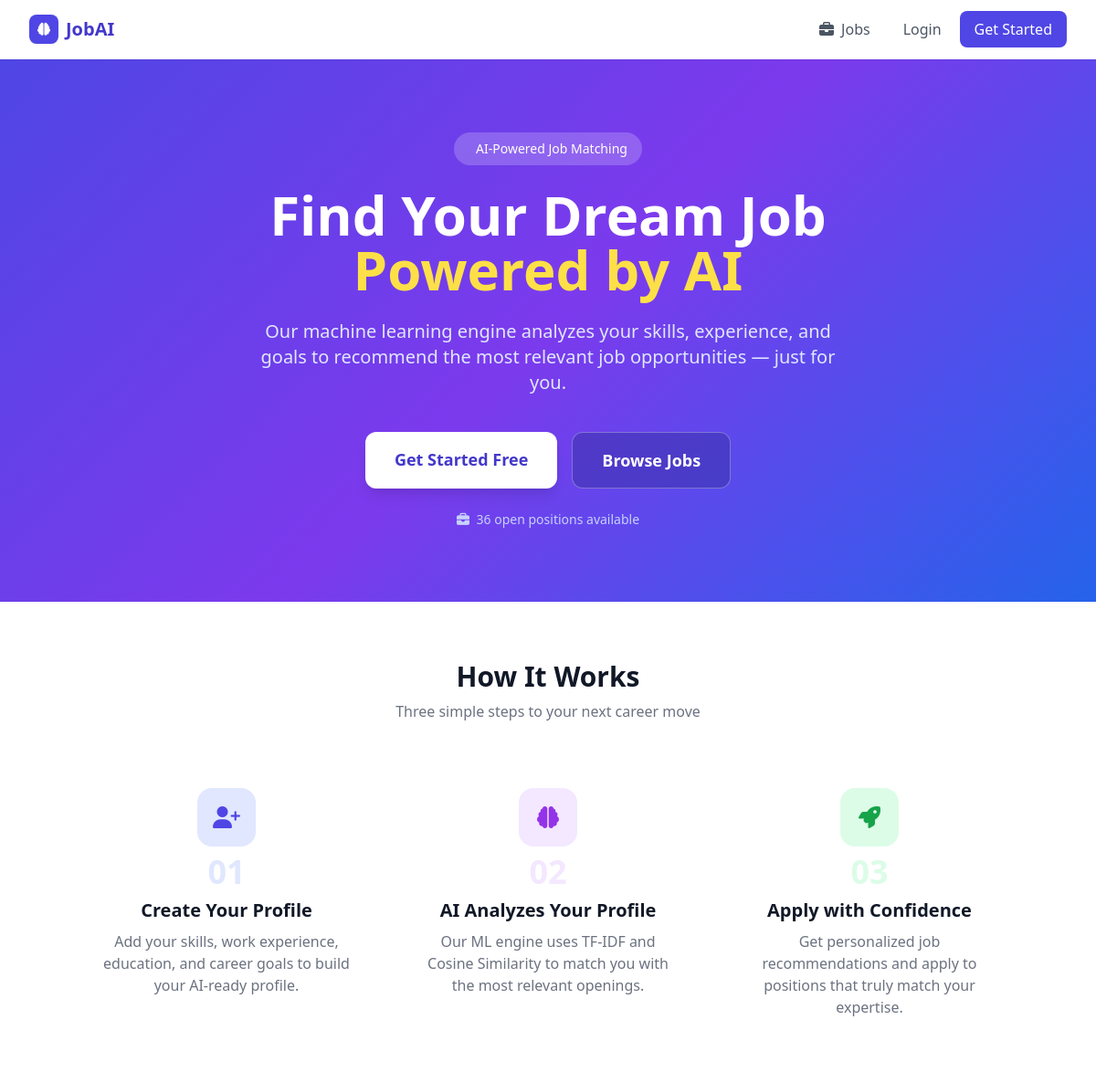
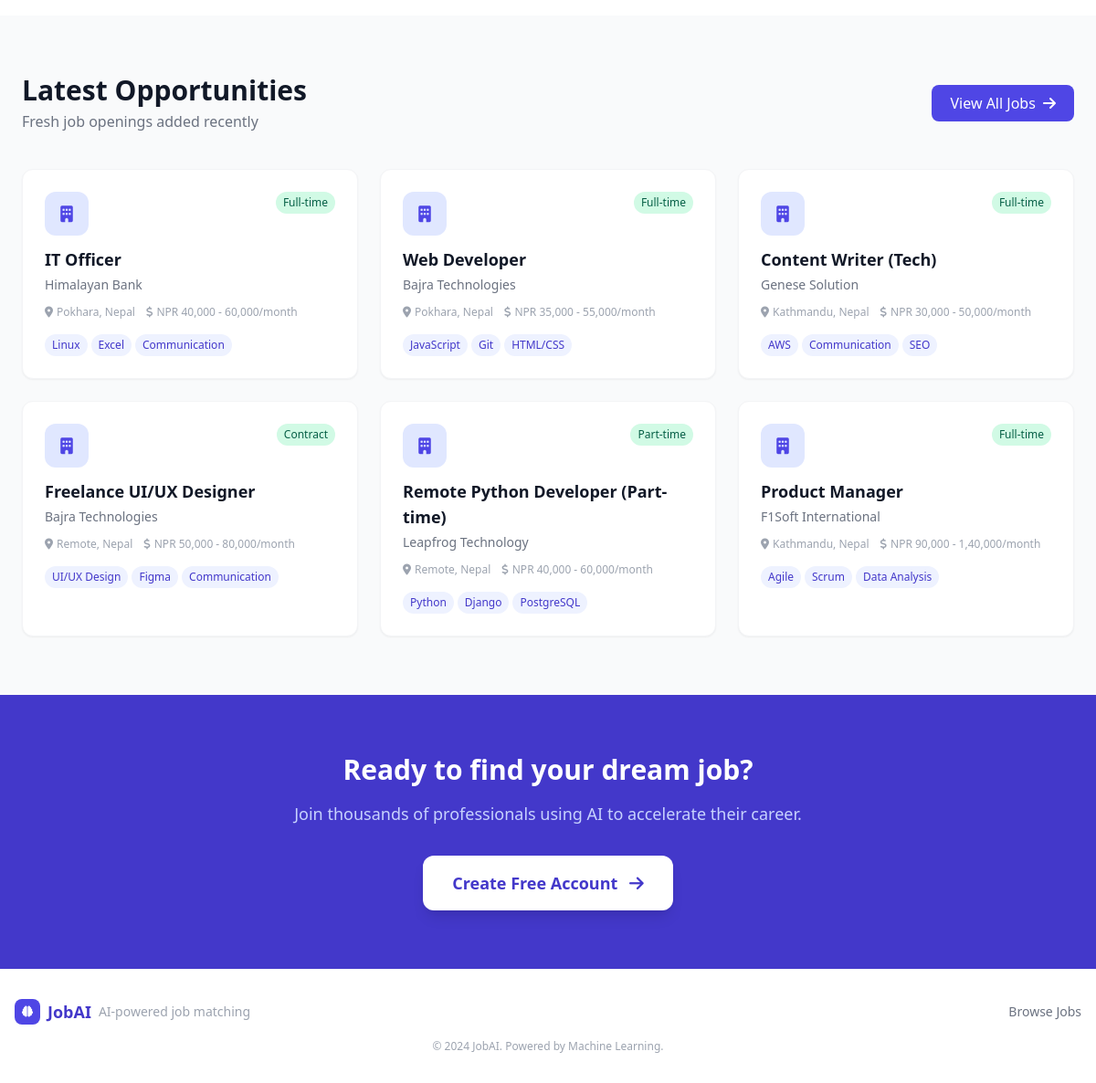
The page / on the database its author committed (2 pictures, top to bottom).
### jobs/models.py (models this page shows, shortened)
class Job(models.Model):
    JOB_TYPE_CHOICES = [
        ('Full-time', 'Full-time'),
        ('Part-time', 'Part-time'),
        ('Remote', 'Remote'),
        ('Contract', 'Contract'),
        ('Internship', 'Internship'),
    ]
    title = models.CharField(max_length=200)
    company = models.ForeignKey(Company, on_delete=models.CASCADE, null=True, blank=True)
    description = models.TextField()
    company_name = models.CharField(max_length=200)
    location = models.CharField(max_length=100)
    salary_range = models.CharField(max_length=50, blank=True)
    job_type = models.CharField(max_length=20, choices=JOB_TYPE_CHOICES, default='Full-time')
    posted_date = models.DateTimeField(auto_now_add=True)
    category = models.ForeignKey(JobCategory, on_delete=models.SET_NULL, null=True, blank=True)
    required_skills = models.ManyToManyField(Skill, blank=True)
    required_experience = models.IntegerField(default=0)
    status = models.CharField(max_length=20, choices=[('Open', 'Open'), ('Closed', 'Closed')], default='Open')
    class Meta:
        ordering = ['-posted_date']

### skill/models.py (models this page shows, shortened)
class Skill(models.Model):
    name = models.CharField(max_length=100, unique=True)
    category = models.CharField(max_length=50) # e.g., 'Programming', 'Soft Skill'
    description = models.TextField(blank=True) # For better TF-IDF matching

### accounts/views.py (the view)
# urls.py: path('', account_views.home, name='home'),
def home(request):
    recent_jobs = Job.objects.filter(status='Open').order_by('-posted_date')[:6]
    total_jobs = Job.objects.filter(status='Open').count()
    return render(request, 'home.html', {'recent_jobs': recent_jobs, 'total_jobs': total_jobs})

### templates/home.html (shortened to what this page needs)
{% extends 'base.html' %}
{% block content %}
<section class="gradient-hero text-white py-20 px-4">
    <div class="max-w-5xl mx-auto text-center">
        <div class="inline-flex items-center space-x-2 bg-white bg-opacity-20 rounded-full px-4 py-2 mb-6">
            <span class="text-sm font-medium">AI-Powered Job Matching</span>
        </div>
        <h1 class="text-4xl md:text-6xl font-extrabold mb-6 leading-tight">
            Find Your Dream Job<br>
            <span class="text-yellow-300">Powered by AI</span>
        </h1>
        <p class="text-xl text-indigo-100 mb-10 max-w-2xl mx-auto">
            Our machine learning engine analyzes your skills, experience, and goals to recommend the most relevant job opportunities — just for you.
        </p>
        <div class="flex flex-col sm:flex-row gap-4 justify-center">
            {% if user.is_authenticated %}
            <a href="{% url 'recommendations' %}" class="px-8 py-4 bg-white text-indigo-700 font-bold rounded-xl hover:bg-indigo-50 transition shadow-lg text-lg">
                <i class="fas fa-magic mr-2"></i> See My AI Picks
            </a>
            <a href="{% url 'job_list' %}" class="px-8 py-4 bg-indigo-800 bg-opacity-50 text-white font-bold rounded-xl hover:bg-opacity-70 transition border border-white border-opacity-30 text-lg">
                Browse All Jobs
            </a>
            {% else %}
            <a href="{% url 'register' %}" class="px-8 py-4 bg-white text-indigo-700 font-bold rounded-xl hover:bg-indigo-50 transition shadow-lg text-lg">
                Get Started Free
            </a>
            <a href="{% url 'job_list' %}" class="px-8 py-4 bg-indigo-800 bg-opacity-50 text-white font-bold rounded-xl hover:bg-opacity-70 transition border border-white border-opacity-30 text-lg">
                Browse Jobs
            </a>
            {% endif %}
        </div>
        <p class="mt-6 text-indigo-200 text-sm"><i class="fas fa-briefcase mr-1"></i> {{ total_jobs }} open positions available</p>
    </div>
</section>
<section class="py-16 px-4 bg-white">
    <div class="max-w-5xl mx-auto">
        <h2 class="text-3xl font-bold text-center text-gray-900 mb-2">How It Works</h2>
        <p class="text-center text-gray-500 mb-12">Three simple steps to your next career move</p>
        <div class="grid grid-cols-1 md:grid-cols-3 gap-8">
            <div class="text-center p-6">
                <div class="w-16 h-16 bg-indigo-100 rounded-2xl flex items-center justify-center mx-auto mb-4">
                    <i class="fas fa-user-plus text-indigo-600 text-2xl"></i>
                </div>
                <div class="text-4xl font-black text-indigo-100 -mt-2 mb-2">01</div>
                <h3 class="text-xl font-bold text-gray-900 mb-2">Create Your Profile</h3>
                <p class="text-gray-500">Add your skills, work experience, education, and career goals to build your AI-ready profile.</p>
            </div>
            <div class="text-center p-6">
                <div class="w-16 h-16 bg-purple-100 rounded-2xl flex items-center justify-center mx-auto mb-4">
                    <i class="fas fa-brain text-purple-600 text-2xl"></i>
                </div>
                <div class="text-4xl font-black text-purple-100 -mt-2 mb-2">02</div>
                <h3 class="text-xl font-bold text-gray-900 mb-2">AI Analyzes Your Profile</h3>
                <p class="text-gray-500">Our ML engine uses TF-IDF and Cosine Similarity to match you with the most relevant openings.</p>
            </div>
            <div class="text-center p-6">
                <div class="w-16 h-16 bg-green-100 rounded-2xl flex items-center justify-center mx-auto mb-4">
                    <i class="fas fa-rocket text-green-600 text-2xl"></i>
                </div>
                <div class="text-4xl font-black text-green-100 -mt-2 mb-2">03</div>
                <h3 class="text-xl font-bold text-gray-900 mb-2">Apply with Confidence</h3>
                <p class="text-gray-500">Get personalized job recommendations and apply to positions that truly match your expertise.</p>
            </div>
        </div>
    </div>
</section>
<section class="py-16 px-4 bg-gray-50">
    <div class="max-w-6xl mx-auto">
        <div class="flex justify-between items-center mb-10">
            <div>
                <h2 class="text-3xl font-bold text-gray-900">Latest Opportunities</h2>
                <p class="text-gray-500 mt-1">Fresh job openings added recently</p>
            </div>
            <a href="{% url 'job_list' %}" class="px-5 py-2 bg-indigo-600 text-white rounded-lg font-medium hover:bg-indigo-700 transition hidden md:block">
                View All Jobs <i class="fas fa-arrow-right ml-1"></i>
            </a>
        </div>
        <div class="grid grid-cols-1 md:grid-cols-2 lg:grid-cols-3 gap-6">
            {% for job in recent_jobs %}
            <a href="{% url 'job_detail' job.id %}" class="bg-white rounded-xl shadow-sm border border-gray-100 p-6 card-hover block">
                <div class="flex justify-between items-start mb-3">
                    <div class="w-12 h-12 bg-indigo-100 rounded-xl flex items-center justify-center">
                        <i class="fas fa-building text-indigo-600 text-lg"></i>
                    </div>
                    <span class="text-xs px-2 py-1 rounded-full badge-green font-medium">{{ job.job_type }}</span>
                </div>
                <h3 class="font-bold text-gray-900 text-lg mb-1">{{ job.title }}</h3>
                <p class="text-gray-500 text-sm mb-3">{{ job.company_name }}</p>
                <div class="flex items-center gap-3 text-xs text-gray-400 mb-4">
                    <span><i class="fas fa-map-marker-alt mr-1"></i>{{ job.location }}</span>
                    {% if job.salary_range %}<span><i class="fas fa-dollar-sign mr-1"></i>{{ job.salary_range }}</span>{% endif %}
                </div>
                {% if job.required_skills.all %}
                <div class="flex flex-wrap gap-1">
                    {% for skill in job.required_skills.all|slice:":3" %}
                    <span class="text-xs px-2 py-1 bg-indigo-50 text-indigo-700 rounded-full">{{ skill.name }}</span>
                    {% endfor %}
                </div>
                {% endif %}
            </a>
            {% empty %}
            <div class="col-span-3 text-center py-12 text-gray-400">
                <i class="fas fa-briefcase text-4xl mb-3"></i>
                <p>No jobs posted yet. Check back soon!</p>
            </div>
            {% endfor %}
        </div>
    </div>
</section>
{% if not user.is_authenticated %}
<section class="py-16 px-4 bg-indigo-700 text-white">
    <div class="max-w-4xl mx-auto text-center">
        <h2 class="text-3xl font-bold mb-4">Ready to find your dream job?</h2>
        <p class="text-indigo-200 mb-8 text-lg">Join thousands of professionals using AI to accelerate their career.</p>
        <a href="{% url 'register' %}" class="inline-block px-8 py-4 bg-white text-indigo-700 font-bold rounded-xl hover:bg-indigo-50 transition shadow-lg text-lg">
            Create Free Account <i class="fas fa-arrow-right ml-2"></i>
        </a>
    </div>
</section>
{% endif %}
{% endblock %}

### templates/base.html (style rules this page uses)
.gradient-hero { background: linear-gradient(135deg, #4f46e5 0%, #7c3aed 50%, #2563eb 100%); }
.card-hover { transition: transform 0.2s, box-shadow 0.2s; }
.badge-green { background:#d1fae5; color:#065f46; }

### rows shown on the page
Job: job_type "Full-time", title "IT Officer", company_name "Himalayan Bank", location "Pokhara, Nepal", salary_range "NPR 40,000 - 60,000/month"
Skill: name "Linux"
Skill: name "Excel"
Skill: name "Communication"
Job: job_type "Full-time", title "Web Developer", company_name "Bajra Technologies", location "Pokhara, Nepal", salary_range "NPR 35,000 - 55,000/month"
Skill: name "JavaScript"
Skill: name "Git"
Skill: name "HTML/CSS"
Job: job_type "Full-time", title "Content Writer (Tech)", company_name "Genese Solution", location "Kathmandu, Nepal", salary_range "NPR 30,000 - 50,000/month"
Skill: name "AWS"
Skill: name "SEO"
Job: job_type "Contract", title "Freelance UI/UX Designer", company_name "Bajra Technologies", location "Remote, Nepal", salary_range "NPR 50,000 - 80,000/month"
Skill: name "UI/UX Design"
Skill: name "Figma"
Job: job_type "Part-time", title "Remote Python Developer (Part-time)", company_name "Leapfrog Technology", location "Remote, Nepal", salary_range "NPR 40,000 - 60,000/month"
Skill: name "Python"
Skill: name "Django"
Skill: name "PostgreSQL"
Job: job_type "Full-time", title "Product Manager", company_name "F1Soft International", location "Kathmandu, Nepal", salary_range "NPR 90,000 - 1,40,000/month"
Skill: name "Agile"
Skill: name "Scrum"
Skill: name "Data Analysis"

### other values the page prints
{{ total_jobs }} "36"
